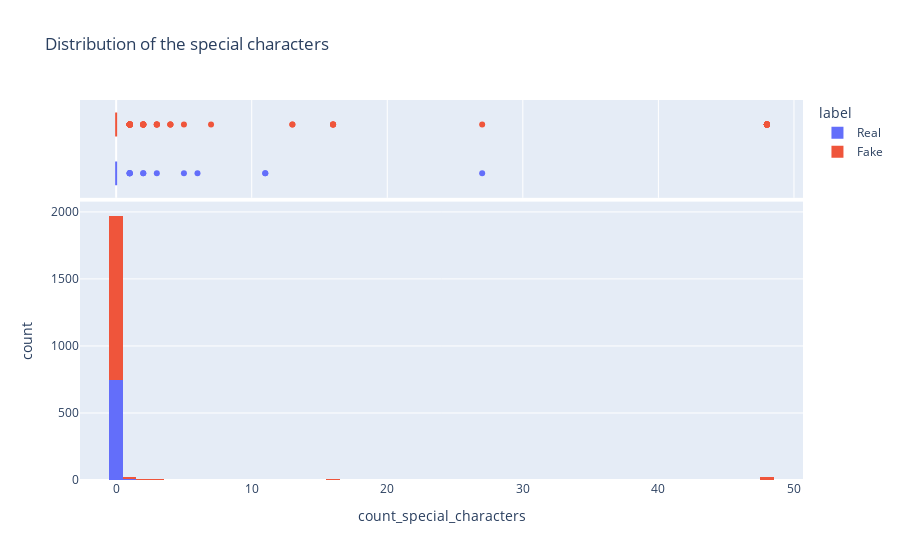

The code cell stored with this chart in its notebook:
### Code cell
px.histogram(news, x="count_special_characters", color='label', marginal="box",title='Distribution of the special characters')

### Figure 1 — Plotly figure (JSON) as saved in the notebook; plotly's stock layout.template omitted (floating-point values rounded to 4 significant figures; data arrays with more than 128 entries replaced by an {"elided": "..."} marker saying what was removed)
{"data": [{"alignmentgroup": "True", "bingroup": "x", "hovertemplate": "label=Real<br>count_special_characters=%{x}<br>count=%{y}<extra></extra>", "legendgroup": "Real", "marker": {"color": "#636efa", "pattern": {"shape": ""}}, "name": "Real", "offsetgroup": "Real", "orientation": "v", "showlegend": true, "type": "histogram", "x": {"elided": "758 int values"}, "xaxis": "x", "yaxis": "y"}, {"alignmentgroup": "True", "hovertemplate": "label=Real<br>count_special_characters=%{x}<extra></extra>", "legendgroup": "Real", "marker": {"color": "#636efa"}, "name": "Real", "notched": true, "offsetgroup": "Real", "showlegend": false, "type": "box", "x": {"elided": "758 int values"}, "xaxis": "x2", "yaxis": "y2"}, {"alignmentgroup": "True", "bingroup": "x", "hovertemplate": "label=Fake<br>count_special_characters=%{x}<br>count=%{y}<extra></extra>", "legendgroup": "Fake", "marker": {"color": "#EF553B", "pattern": {"shape": ""}}, "name": "Fake", "offsetgroup": "Fake", "orientation": "v", "showlegend": true, "type": "histogram", "x": {"elided": "1292 int values"}, "xaxis": "x", "yaxis": "y"}, {"alignmentgroup": "True", "hovertemplate": "label=Fake<br>count_special_characters=%{x}<extra></extra>", "legendgroup": "Fake", "marker": {"color": "#EF553B"}, "name": "Fake", "notched": true, "offsetgroup": "Fake", "showlegend": false, "type": "box", "x": {"elided": "1292 int values"}, "xaxis": "x2", "yaxis": "y2"}], "layout": {"barmode": "relative", "legend": {"title": {"text": "label"}, "tracegroupgap": 0}, "title": {"text": "Distribution of the special characters"}, "xaxis": {"anchor": "y", "domain": [0, 1], "title": {"text": "count_special_characters"}}, "xaxis2": {"anchor": "y2", "domain": [0, 1], "matches": "x", "showgrid": true, "showticklabels": false}, "yaxis": {"anchor": "x", "domain": [0, 0.7326], "title": {"text": "count"}}, "yaxis2": {"anchor": "x2", "domain": [0.7426, 1], "matches": "y2", "showgrid": false, "showline": false, "showticklabels": false, "ticks": ""}}}
